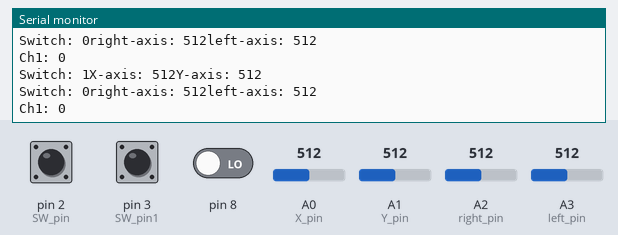
The sketch below on a simulated Arduino Uno, built with avr-gcc and run on an emulated ATmega328P. Parts: the last lines printed to the serial monitor. Inputs (shaded band) come from the test bench; at power-on: A0 (X_pin) = 512, A1 (Y_pin) = 512, A2 (right_pin) = 512, A3 (left_pin) = 512, pin 2 (SW_pin) HIGH, pin 3 (SW_pin1) LOW, pin 8 LOW. No radio packets arrive unless stated.

Above: at 2.3 s.
2.4 s: A0 (X_pin) set to 716
At 2.82 s:
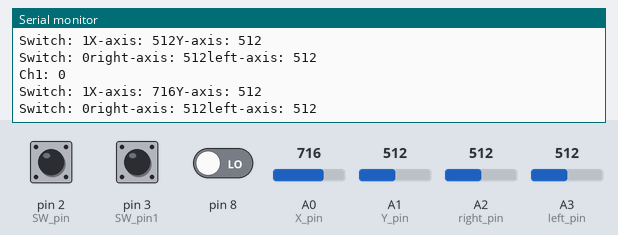
3.9 s: A1 (Y_pin) set to 716
At 4.4 s:
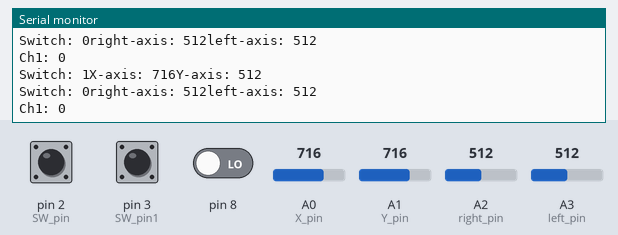
5.4 s: A2 (right_pin) set to 716
At 5.83 s:
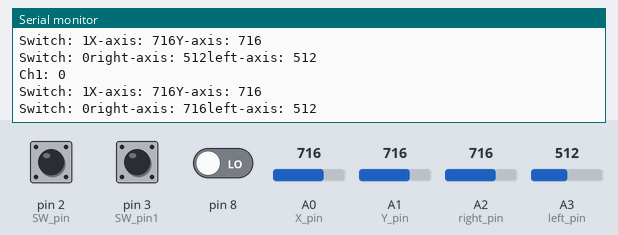
6.9 s: A3 (left_pin) set to 716
At 7.4 s:
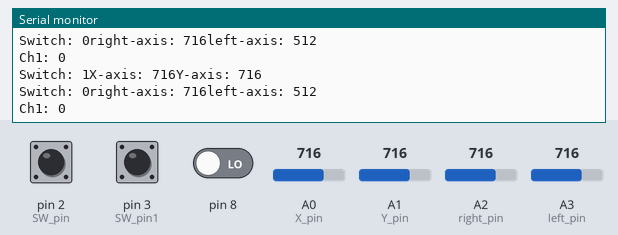
8.4 s: pin 2 (SW_pin) pulled LOW for 1.25 s
11.1 s: pin 3 (SW_pin1) pulled HIGH for 1.25 s
At 11.85 s:
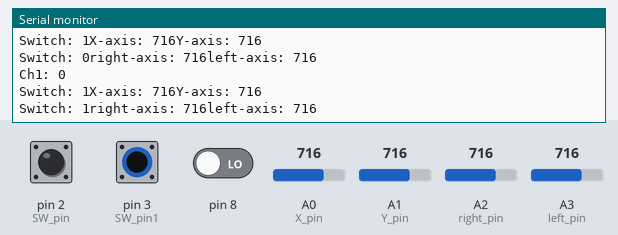

The sketch:

final_transmitter.ino
```cpp
#include <nRF24L01.h>
#include <RF24.h>

RF24 radio(7,8);

//We create variables for the time width values of each PWM input signal
unsigned long counter_1, current_count;

//We create 4 variables to stopre the previous value of the input signal (if LOW or HIGH)
byte last_CH1_state;

//To store the 1000us to 2000us value we create variables and store each channel
int Ch1;      //In my case channel 1 of the receiver and pin D8 of arduino

const byte address[6] = "00001";
// Arduino pin numbers
const int SW_pin = 2; // digital pin connected to switch output
const int X_pin = 0; // analog pin connected to X output
const int Y_pin = 1; // analog pin connected to Y output
const int SW_pin1 = 3; // digital pin connected to switch output
const int right_pin = 2; // analog pin connected to X output
const int left_pin = 3; // analog pin connected to Y output


void setup() {
  radio.begin();
  radio.openWritingPipe(address);
  radio.setPALevel(RF24_PA_MAX);
  radio.setDataRate(RF24_250KBPS);
  radio.stopListening();
  pinMode(SW_pin, INPUT);
  digitalWrite(SW_pin, HIGH);
  Serial.begin(115200);
  PCICR |= (1 << PCIE0);    //enable PCMSK0 scan
  PCMSK0 |= (1 << PCINT0);  //Set pin D8 trigger an interrupt on state change.
  Serial.begin(115200);
}

void loop() {
  Serial.print("Ch1: ");
  Serial.print(Ch1);
  Serial.println("    ");
  const char text[] = "nrftest";
  radio.write(&text, sizeof(text));
  delay(500);
  Serial.print("Switch: ");
  Serial.print(digitalRead(SW_pin));
  Serial.print("X-axis: ");
  Serial.print(analogRead(X_pin));
  Serial.print("Y-axis: ");
  Serial.println(analogRead(Y_pin));
  Serial.print("Switch: ");
  Serial.print(digitalRead(SW_pin1));
  Serial.print("right-axis: ");
  Serial.print(analogRead(right_pin));
  Serial.print("left-axis: ");
  Serial.println(analogRead(left_pin));
  delay(500);
}

ISR(PCINT0_vect){
//First we take the current count value in micro seconds using the micros() function

  current_count = micros();
  if(PINB & B00000001){                              //We make an AND with the pin state register, We verify if pin 8 is HIGH???
    if(last_CH1_state == 0){                         //If the last state was 0, then we have a state change...
      last_CH1_state = 1;                            //Store the current state into the last state for the next loop
      counter_1 = current_count;                     //Set counter_1 to current value.
    }
  }
  else if(last_CH1_state == 1){                      //If pin 8 is LOW and the last state was HIGH then we have a state change
    last_CH1_state = 0;                              //Store the current state into the last state for the next loop
    Ch1 = current_count - counter_1;   //We make the time difference. Channel 1 is current_time - timer_1.
  }

}
```

Measured:
- after the input at 2.4 s, the serial monitor: prints a new line after 0.11 s (image 1)
- after the input at 5.4 s, the serial monitor: prints a new line after 0.13 s (image 3)
- after the input at 11.1 s, the serial monitor: prints a new line after 0.45 s (image 5)
